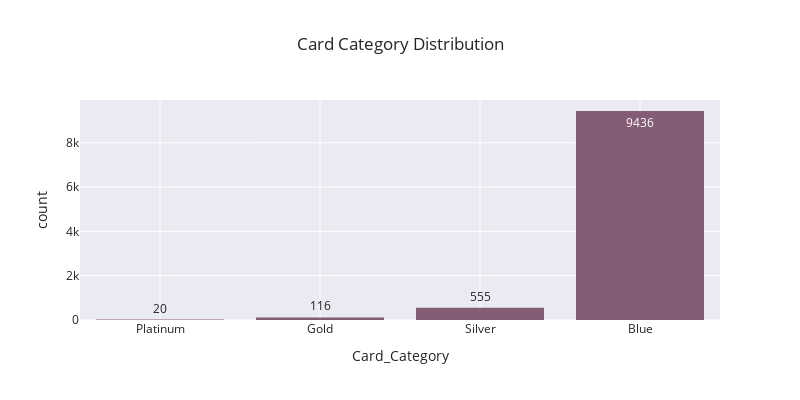

Here is the notebook cell this chart was saved with:
### Code cell
# Card Category Distribution

Card_Category_dist = px.histogram(df_drop, x='Card_Category', 
                   title='Card Category Distribution',
                   color_discrete_sequence= px.colors.qualitative.Antique,
                   text_auto=True,
                   width= 800, height=400,
                   template = "seaborn")

Card_Category_dist.update_xaxes(categoryorder='total ascending')

Card_Category_dist.show()

### Figure 1 — Plotly figure (JSON) as saved in the notebook; plotly's stock layout.template omitted (floating-point values rounded to 4 significant figures; data arrays with more than 128 entries replaced by an {"elided": "..."} marker saying what was removed)
{"data": [{"alignmentgroup": "True", "bingroup": "x", "hovertemplate": "Card_Category=%{x}<br>count=%{y}<extra></extra>", "legendgroup": "", "marker": {"color": "rgb(133, 92, 117)", "pattern": {"shape": ""}}, "name": "", "offsetgroup": "", "orientation": "v", "showlegend": false, "texttemplate": "%{value}", "type": "histogram", "x": {"elided": "10127 str values"}, "xaxis": "x", "yaxis": "y"}], "layout": {"barmode": "relative", "height": 400, "legend": {"tracegroupgap": 0}, "title": {"text": "Card Category Distribution"}, "width": 800, "xaxis": {"anchor": "y", "categoryorder": "total ascending", "domain": [0, 1], "title": {"text": "Card_Category"}}, "yaxis": {"anchor": "x", "domain": [0, 1], "title": {"text": "count"}}}}
